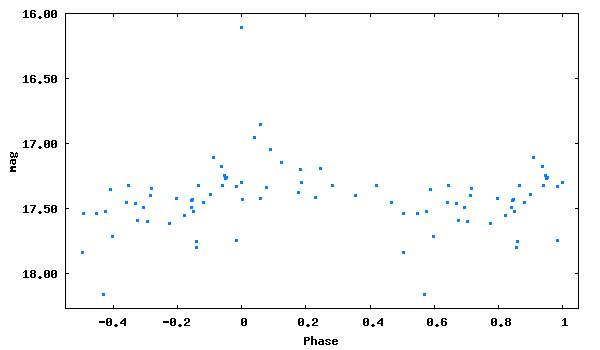

Here is the gnuplot script that generated this plot:
set term png size 600,350 medium
set colors classic
set output 'phase_lc_11.png'
set xlabel 'Phase'
set ylabel 'mag'
#set title 'JDmax = 2446265.50700 + 0.1496833 x E'
set format y '%5.2f'
plot [-0.55:1.05][18.27:16.00] "phase_lc_11.dat" linecolor 3 pointtype 5 pointsize 0.3 title ""
